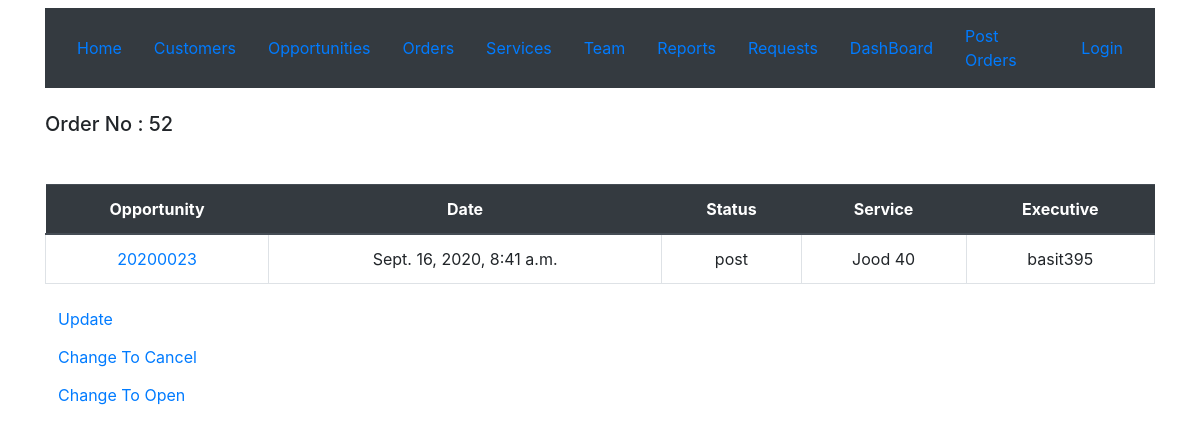
Page /crmapp/order/32/ on the committed database.
### crmapp/models.py (models this page shows, shortened)
class order(models.Model):
    dealcategory = (
            ('n', 'New'),
            ('u', 'Upgrade'),
            ('d', 'Downgrade'),
        )
    orderstatuslist = (
            ('open', 'Open'),
            ('held', 'Held'),
            ('finger', 'FingerPrint'),
            ('post', 'Post'),
            ('cancel', 'Cancel'),
        )
    opportunity = models.ForeignKey(opportunity,on_delete=models.CASCADE,related_name='opportunity_orders',verbose_name ='Opportunity')
    dealcategory = models.CharField("Deal Category",max_length=1, choices=dealcategory)
    addservices = models.ForeignKey(addservices,on_delete=models.CASCADE,related_name='addservices_orders',verbose_name ='Services')
    orderno= models.IntegerField("Order No",unique=True)
    creationdate = models.DateTimeField("Creation Date",auto_now_add=True)
    accountno = models.IntegerField("Account No")
    serviceno = models.IntegerField("Service No",null = True,blank = True)
    imei = models.IntegerField("IMEI",null = True,blank = True)
    service = models.ForeignKey(service,blank=True,on_delete=models.CASCADE,related_name='service_orders',verbose_name ='Service')
    servicecategory = models.CharField("Service Category",max_length=100,null=True) #def
    status = models.ForeignKey(operationstatus,blank=True,on_delete=models.CASCADE,related_name='status_orders',verbose_name ='Status',null=True,default=defaultstatusorder)
    operationexecutive = models.ForeignKey(User,on_delete=models.CASCADE,related_name='executive_orders',verbose_name ='Operation Executive')
    orderstatus = models.CharField("Order Status",max_length=12, choices=orderstatuslist,default="open")
    nrc = models.IntegerField("NRC")
    mrc = models.IntegerField("MRC")
    updatedate = models.DateTimeField("Update Date",auto_now=True)
    activationdate = models.DateField("Activation Date",blank=True,null=True)
    cabinetno = models.CharField("Cabinet No",max_length=100,null=True)
    circuitno = models.CharField("Circuit No",max_length=100,null=True)
    granite = models.CharField("Granite",max_length=100,null=True)
    class Meta:
        verbose_name ='Order'
        verbose_name_plural ='Orders'

class opportunity(models.Model):
    lms = models.IntegerField("LMS No",unique=True)
    opportunityno = models.IntegerField("Opportunity No",unique=True)
    creationdate = models.DateTimeField("Creation Date",default=timezone.now())
    salesman = models.ForeignKey(User,blank=True,null=True,on_delete=models.CASCADE,related_name='salesman_opportunities',verbose_name ='Sales Man')
    employeejobtitle = models.CharField("Job Title",max_length=100,null=True,default='Sales Executive') #def
    customer = models.ForeignKey(customer,blank=True,on_delete=models.CASCADE,related_name='customer_opportunities',verbose_name ='Customer')
    status = models.ForeignKey(operationstatus,blank=True,on_delete=models.CASCADE,related_name='status_opportunities',verbose_name ='Status',null=True,default=defaultstatus)
    updatedate = models.DateTimeField("Update Date",auto_now=True)
    authorized = models.CharField("Authorized Person",max_length=100,null=True,blank=True)
    totalnrc = models.IntegerField("Total NRC",default=0)
    totalmrc = models.IntegerField("Total MRC",default=0)
    coordinates = models.CharField("Coordinates",max_length=100,null=True,blank=True)
    source = models.ForeignKey(leadsource,blank=True,on_delete=models.CASCADE,related_name='source_opportunities',verbose_name ='Source',null=True)
    class Meta:
        verbose_name ='Opportunity'
        verbose_name_plural ='Opportunitys'
    def __str__(self):
        return str(self.opportunityno)

class service(models.Model):
    servicename = models.CharField("Service",max_length=100,null=True)
    servicecategory = models.ForeignKey(servicecategory,blank=True,on_delete=models.CASCADE,related_name='category_services',verbose_name ='Service Category')
    ncc_id = models.IntegerField(unique=True)
    catalogue_id = models.IntegerField(unique=True)
    nrc = models.IntegerField()
    mrc = models.IntegerField()
    commission = models.IntegerField()
    def __str__(self):
        return self.servicename

### crmapp/views.py (the view)
# urls.py: path('order/<pk>/', views.orderDetailView.as_view(), name='orderdetail'),
class orderDetailView(DetailView):
    model = order

### crmapp/models.py (called while the page is built)
    def __str__(self):
        return self.operationstatusname

### crmapp/templates/crmapp/order_detail.html (shortened to what this page needs)
{% extends 'crmapp/base.html' %}
{% block content %}
  <br>
  <div class="container">
<h5>Order No : {{order.orderno}}</h5>
    <table class="table mt-5">
        <thead class="thead-dark">
      <tr>
        <th class="text-center">Opportunity</th>
        <th class="text-center">Date</th>
        <th class="text-center">Status</th>
        <th class="text-center">Service</th>
        <th class="text-center">Executive</th>
      </tr>
      <tr>
      <td class="border text-center"><a href="{% url 'opportunitydetail' pk=order.opportunity.id%}">{{order.opportunity}}</a></td>
      <td class="border text-center">{{order.creationdate}}</td>
      <td class="border text-center">{{order.orderstatus}}</td>
      <td class="border text-center">{{order.service}}</td>
      <td class="border text-center">{{order.operationexecutive}}</td>
      </tr>
    </table>
    <button type="button" class="btn btn-link"><a href="{% url 'orderupdate' pk=order.id %}">Update</a></button>
    <br>
    {% if order.status|stringformat:"s"  == 'Operation Validation' %}
    <button type="button" class="btn btn-link"><a href="{% url 'cancel' pk=order.id %}">Change To Cancel </a></button>
    {% endif %}
    <br>
    {% if order.status|stringformat:"s"  == 'Operation Validation' %}
    <button type="button" class="btn btn-link"><a href="{% url 'open' pk=order.id %}">Change To Open </a></button>
    {% endif %}
    <br>
</div>
{% endblock %}

### rows in the picture
order: orderno "52", opportunity "20200023", creationdate "Sept. 16, 2020, 8:41 a.m.", orderstatus "post", service "Jood 40", operationexecutive "basit395"
